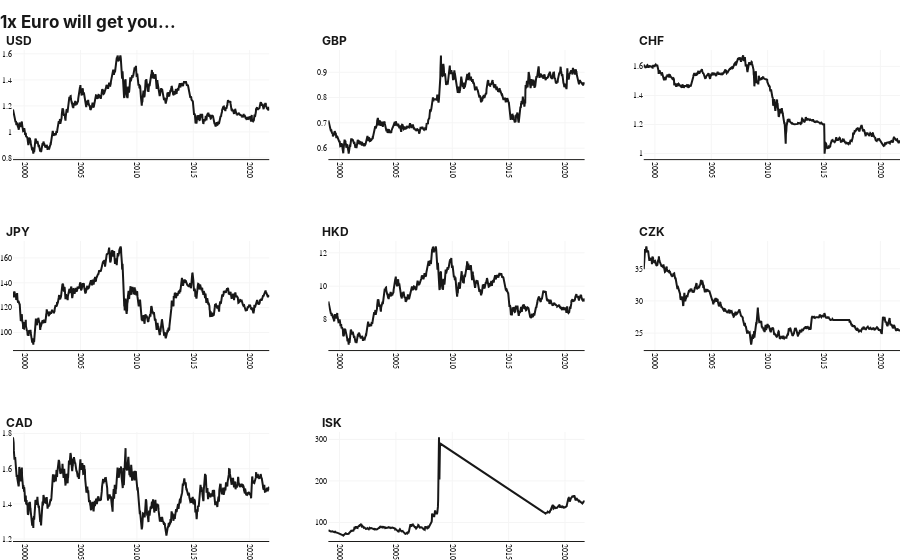

The notebook cell saved with this chart:
### Code cell
base_currency = 'EUR'

currencies = ['USD', 'GBP', 'CHF', 'JPY', 'HKD', 'CZK', 'CAD', 'ISK']    # 

exchangeRatesPlotter(base_currency, currencies, '1999-01-01', '2021-09-30', 1)

### Figure 1 — Plotly figure (JSON) as saved in the notebook; plotly's stock layout.template omitted (floating-point values rounded to 4 significant figures; data arrays with more than 128 entries replaced by an {"elided": "..."} marker saying what was removed)
{"data": [{"line": {"color": "#181818", "width": 2}, "type": "scatter", "x": {"elided": "1187 str values"}, "xaxis": "x", "y": {"elided": "1187 float values"}, "yaxis": "y"}, {"line": {"color": "#181818", "width": 2}, "type": "scatter", "x": {"elided": "1187 str values"}, "xaxis": "x2", "y": {"elided": "1187 float values"}, "yaxis": "y2"}, {"line": {"color": "#181818", "width": 2}, "type": "scatter", "x": {"elided": "1187 str values"}, "xaxis": "x3", "y": {"elided": "1187 float values"}, "yaxis": "y3"}, {"line": {"color": "#181818", "width": 2}, "type": "scatter", "x": {"elided": "1187 str values"}, "xaxis": "x4", "y": {"elided": "1187 float values"}, "yaxis": "y4"}, {"line": {"color": "#181818", "width": 2}, "type": "scatter", "x": {"elided": "1187 str values"}, "xaxis": "x5", "y": {"elided": "1187 float values"}, "yaxis": "y5"}, {"line": {"color": "#181818", "width": 2}, "type": "scatter", "x": {"elided": "1187 str values"}, "xaxis": "x6", "y": {"elided": "1187 float values"}, "yaxis": "y6"}, {"line": {"color": "#181818", "width": 2}, "type": "scatter", "x": {"elided": "1187 str values"}, "xaxis": "x7", "y": {"elided": "1187 float values"}, "yaxis": "y7"}, {"line": {"color": "#181818", "width": 2}, "type": "scatter", "x": {"elided": "711 str values"}, "xaxis": "x8", "y": {"elided": "711 float values"}, "yaxis": "y8"}], "layout": {"annotations": [{"font": {"size": 12}, "showarrow": false, "text": "<b>USD</b>", "x": -0.01, "xanchor": "left", "xref": "paper", "y": 1, "yanchor": "bottom", "yref": "paper"}, {"font": {"size": 12}, "showarrow": false, "text": "<b>GBP</b>", "x": 0.3465, "xanchor": "left", "xref": "paper", "y": 1, "yanchor": "bottom", "yref": "paper"}, {"font": {"size": 12}, "showarrow": false, "text": "<b>CHF</b>", "x": 0.703, "xanchor": "left", "xref": "paper", "y": 1, "yanchor": "bottom", "yref": "paper"}, {"font": {"size": 12}, "showarrow": false, "text": "<b>JPY</b>", "x": -0.01, "xanchor": "left", "xref": "paper", "y": 0.6111, "yanchor": "bottom", "yref": "paper"}, {"font": {"size": 12}, "showarrow": false, "text": "<b>HKD</b>", "x": 0.3465, "xanchor": "left", "xref": "paper", "y": 0.6111, "yanchor": "bottom", "yref": "paper"}, {"font": {"size": 12}, "showarrow": false, "text": "<b>CZK</b>", "x": 0.703, "xanchor": "left", "xref": "paper", "y": 0.6111, "yanchor": "bottom", "yref": "paper"}, {"font": {"size": 12}, "showarrow": false, "text": "<b>CAD</b>", "x": -0.01, "xanchor": "left", "xref": "paper", "y": 0.2222, "yanchor": "bottom", "yref": "paper"}, {"font": {"size": 12}, "showarrow": false, "text": "<b>ISK</b>", "x": 0.3465, "xanchor": "left", "xref": "paper", "y": 0.2222, "yanchor": "bottom", "yref": "paper"}], "autosize": true, "font": {"color": "#181818", "family": "Inter, Arial", "size": 12}, "margin": {"b": 0, "l": 0, "r": 0, "t": 50}, "paper_bgcolor": "#ffffff", "plot_bgcolor": "#ffffff", "showlegend": false, "title": {"text": "<b>1x Euro will get you...</b>", "x": 0, "y": 0.95, "yanchor": "bottom"}, "xaxis": {"anchor": "y", "autorange": true, "domain": [0, 0.2889], "gridcolor": "#f5f5f5", "gridwidth": 1, "linecolor": "#1D1C1A", "linewidth": 1, "range": ["1999-01-04", "2021-09-27"], "showgrid": true, "showline": true, "tickangle": 90, "tickfont": {"family": "Consolas", "size": 8}, "type": "date"}, "xaxis2": {"anchor": "y2", "autorange": true, "domain": [0.3556, 0.6444], "gridcolor": "#f5f5f5", "gridwidth": 1, "linecolor": "#1D1C1A", "linewidth": 1, "range": ["1999-01-04", "2021-09-27"], "showgrid": true, "showline": true, "tickangle": 90, "tickfont": {"family": "Consolas", "size": 8}, "type": "date"}, "xaxis3": {"anchor": "y3", "autorange": true, "domain": [0.7111, 1], "gridcolor": "#f5f5f5", "gridwidth": 1, "linecolor": "#1D1C1A", "linewidth": 1, "range": ["1999-01-04", "2021-09-27"], "showgrid": true, "showline": true, "tickangle": 90, "tickfont": {"family": "Consolas", "size": 8}, "type": "date"}, "xaxis4": {"anchor": "y4", "autorange": true, "domain": [0, 0.2889], "gridcolor": "#f5f5f5", "gridwidth": 1, "linecolor": "#1D1C1A", "linewidth": 1, "range": ["1999-01-04", "2021-09-27"], "showgrid": true, "showline": true, "tickangle": 90, "tickfont": {"family": "Consolas", "size": 8}, "type": "date"}, "xaxis5": {"anchor": "y5", "autorange": true, "domain": [0.3556, 0.6444], "gridcolor": "#f5f5f5", "gridwidth": 1, "linecolor": "#1D1C1A", "linewidth": 1, "range": ["1999-01-04", "2021-09-27"], "showgrid": true, "showline": true, "tickangle": 90, "tickfont": {"family": "Consolas", "size": 8}, "type": "date"}, "xaxis6": {"anchor": "y6", "autorange": true, "domain": [0.7111, 1], "gridcolor": "#f5f5f5", "gridwidth": 1, "linecolor": "#1D1C1A", "linewidth": 1, "range": ["1999-01-04", "2021-09-27"], "showgrid": true, "showline": true, "tickangle": 90, "tickfont": {"family": "Consolas", "size": 8}, "type": "date"}, "xaxis7": {"anchor": "y7", "autorange": true, "domain": [0, 0.2889], "gridcolor": "#f5f5f5", "gridwidth": 1, "linecolor": "#1D1C1A", "linewidth": 1, "range": ["1999-01-04", "2021-09-27"], "showgrid": true, "showline": true, "tickangle": 90, "tickfont": {"family": "Consolas", "size": 8}, "type": "date"}, "xaxis8": {"anchor": "y8", "autorange": true, "domain": [0.3556, 0.6444], "gridcolor": "#f5f5f5", "gridwidth": 1, "linecolor": "#1D1C1A", "linewidth": 1, "range": ["1999-01-04", "2021-09-27"], "showgrid": true, "showline": true, "tickangle": 90, "tickfont": {"family": "Consolas", "size": 8}, "type": "date"}, "xaxis9": {"anchor": "y9", "domain": [0.7111, 1], "gridcolor": "#f5f5f5", "gridwidth": 1, "linecolor": "#1D1C1A", "linewidth": 1, "showgrid": true, "showline": true, "tickangle": 90, "tickfont": {"family": "Consolas", "size": 8}}, "yaxis": {"anchor": "x", "autorange": true, "domain": [0.7778, 1], "gridcolor": "#f5f5f5", "gridwidth": 1, "range": [0.791, 1.63], "showgrid": true, "showline": false, "tickfont": {"family": "Consolas", "size": 8}, "type": "linear"}, "yaxis2": {"anchor": "x2", "autorange": true, "domain": [0.7778, 1], "gridcolor": "#f5f5f5", "gridwidth": 1, "range": [0.5567, 0.9881], "showgrid": true, "showline": false, "tickfont": {"family": "Consolas", "size": 8}, "type": "linear"}, "yaxis3": {"anchor": "x3", "autorange": true, "domain": [0.7778, 1], "gridcolor": "#f5f5f5", "gridwidth": 1, "range": [0.9617, 1.713], "showgrid": true, "showline": false, "tickfont": {"family": "Consolas", "size": 8}, "type": "linear"}, "yaxis4": {"anchor": "x4", "autorange": true, "domain": [0.3889, 0.6111], "gridcolor": "#f5f5f5", "gridwidth": 1, "range": [85.89, 173.7], "showgrid": true, "showline": false, "tickfont": {"family": "Consolas", "size": 8}, "type": "linear"}, "yaxis5": {"anchor": "x5", "autorange": true, "domain": [0.3889, 0.6111], "gridcolor": "#f5f5f5", "gridwidth": 1, "range": [6.169, 12.71], "showgrid": true, "showline": false, "tickfont": {"family": "Consolas", "size": 8}, "type": "linear"}, "yaxis6": {"anchor": "x6", "autorange": true, "domain": [0.3889, 0.6111], "gridcolor": "#f5f5f5", "gridwidth": 1, "range": [22.37, 39.31], "showgrid": true, "showline": false, "tickfont": {"family": "Consolas", "size": 8}, "type": "linear"}, "yaxis7": {"anchor": "x7", "autorange": true, "domain": [0, 0.2222], "gridcolor": "#f5f5f5", "gridwidth": 1, "range": [1.189, 1.81], "showgrid": true, "showline": false, "tickfont": {"family": "Consolas", "size": 8}, "type": "linear"}, "yaxis8": {"anchor": "x8", "autorange": true, "domain": [0, 0.2222], "gridcolor": "#f5f5f5", "gridwidth": 1, "range": [55.37, 318.1], "showgrid": true, "showline": false, "tickfont": {"family": "Consolas", "size": 8}, "type": "linear"}, "yaxis9": {"anchor": "x9", "domain": [0, 0.2222], "gridcolor": "#f5f5f5", "gridwidth": 1, "showgrid": true, "showline": false, "tickfont": {"family": "Consolas", "size": 8}}}}
